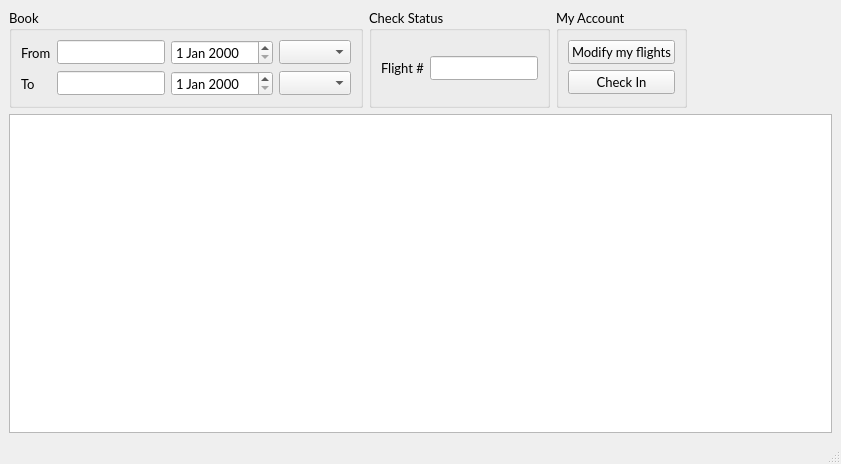
<?xml version="1.0" encoding="UTF-8"?>
<ui version="4.0">
 <class>mainwindow</class>
 <widget class="QMainWindow" name="mainwindow">
  <property name="geometry">
   <rect>
    <x>0</x>
    <y>0</y>
    <width>841</width>
    <height>464</height>
   </rect>
  </property>
  <property name="maximumSize">
   <size>
    <width>1920</width>
    <height>1080</height>
   </size>
  </property>
  <property name="windowTitle">
   <string>MainWindow</string>
  </property>
  <widget class="QWidget" name="centralwidget">
   <layout class="QVBoxLayout" name="verticalLayout_2">
    <item>
     <layout class="QHBoxLayout" name="horizontalLayout_3">
      <item>
       <layout class="QHBoxLayout" name="horizontalLayout_2">
        <item>
         <widget class="QGroupBox" name="groupBox">
          <property name="font">
           <font>
            <family>Lato</family>
            <pointsize>10</pointsize>
           </font>
          </property>
          <property name="title">
           <string>Book</string>
          </property>
          <layout class="QGridLayout" name="gridLayout">
           <item row="0" column="0">
            <widget class="QLabel" name="label">
             <property name="text">
              <string>From</string>
             </property>
            </widget>
           </item>
           <item row="0" column="1">
            <widget class="QLineEdit" name="fromCity"/>
           </item>
           <item row="0" column="2">
            <widget class="QDateEdit" name="fromDate"/>
           </item>
           <item row="0" column="3">
            <widget class="QComboBox" name="fromTime"/>
           </item>
           <item row="1" column="0">
            <widget class="QLabel" name="label_2">
             <property name="text">
              <string>To</string>
             </property>
            </widget>
           </item>
           <item row="1" column="1">
            <widget class="QLineEdit" name="toCity"/>
           </item>
           <item row="1" column="2">
            <widget class="QDateEdit" name="toDate"/>
           </item>
           <item row="1" column="3">
            <widget class="QComboBox" name="toTime"/>
           </item>
          </layout>
         </widget>
        </item>
        <item>
         <widget class="QGroupBox" name="groupBox_2">
          <property name="font">
           <font>
            <family>Lato</family>
            <pointsize>10</pointsize>
           </font>
          </property>
          <property name="title">
           <string>Check Status</string>
          </property>
          <layout class="QHBoxLayout" name="horizontalLayout">
           <item>
            <widget class="QLabel" name="label_3">
             <property name="text">
              <string>Flight #</string>
             </property>
            </widget>
           </item>
           <item>
            <widget class="QLineEdit" name="flightNumber"/>
           </item>
          </layout>
         </widget>
        </item>
        <item>
         <widget class="QGroupBox" name="groupBox_3">
          <property name="font">
           <font>
            <family>Lato</family>
            <pointsize>10</pointsize>
           </font>
          </property>
          <property name="title">
           <string>My Account</string>
          </property>
          <property name="flat">
           <bool>false</bool>
          </property>
          <layout class="QVBoxLayout" name="verticalLayout">
           <item>
            <widget class="QPushButton" name="modifyFlights">
             <property name="text">
              <string>Modify my flights</string>
             </property>
             <property name="default">
              <bool>false</bool>
             </property>
             <property name="flat">
              <bool>false</bool>
             </property>
            </widget>
           </item>
           <item>
            <widget class="QPushButton" name="checkIn">
             <property name="text">
              <string>Check In</string>
             </property>
            </widget>
           </item>
          </layout>
         </widget>
        </item>
       </layout>
      </item>
      <item>
       <spacer name="horizontalSpacer">
        <property name="orientation">
         <enum>Qt::Horizontal</enum>
        </property>
        <property name="sizeHint" stdset="0">
         <size>
          <width>40</width>
          <height>20</height>
         </size>
        </property>
       </spacer>
      </item>
      <item>
       <widget class="QLabel" name="label_4">
        <property name="text">
         <string/>
        </property>
       </widget>
      </item>
     </layout>
    </item>
    <item>
     <widget class="QTableView" name="flightStatusTable">
      <property name="frameShape">
       <enum>QFrame::StyledPanel</enum>
      </property>
      <property name="frameShadow">
       <enum>QFrame::Raised</enum>
      </property>
     </widget>
    </item>
   </layout>
  </widget>
  <widget class="QStatusBar" name="statusbar"/>
 </widget>
 <resources/>
 <connections/>
</ui>
